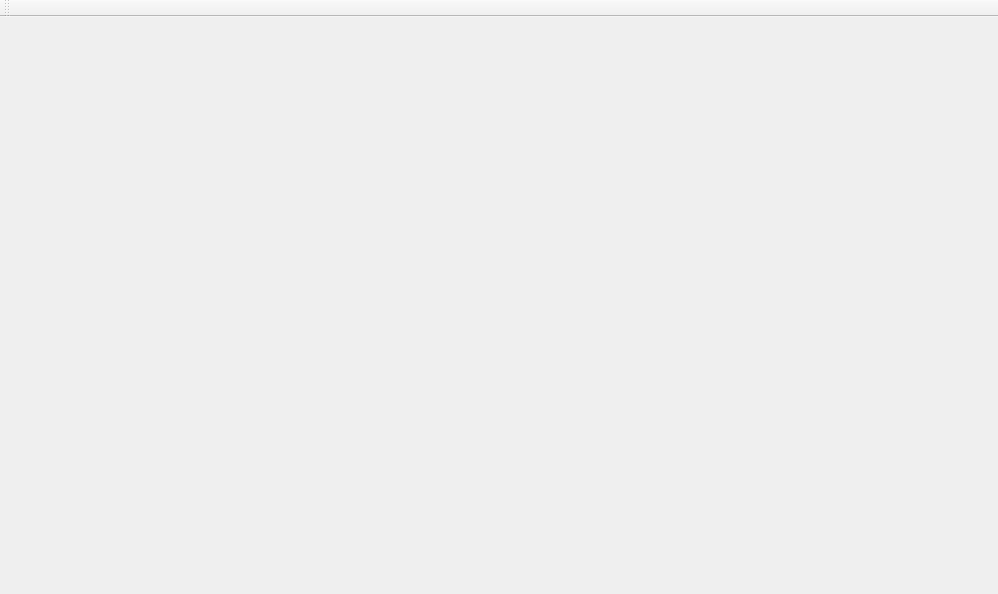
<?xml version="1.0" encoding="UTF-8"?>
<ui version="4.0">
 <class>MainWindow</class>
 <widget class="QMainWindow" name="MainWindow">
  <property name="geometry">
   <rect>
    <x>0</x>
    <y>0</y>
    <width>998</width>
    <height>594</height>
   </rect>
  </property>
  <property name="windowTitle">
   <string>MainWindow</string>
  </property>
  <widget class="QWidget" name="centralWidget">
   <widget class="QWidget" name="widget" native="true">
    <property name="geometry">
     <rect>
      <x>114</x>
      <y>0</y>
      <width>800</width>
      <height>480</height>
     </rect>
    </property>
   </widget>
  </widget>
  <widget class="QToolBar" name="toolBar">
   <property name="windowTitle">
    <string>toolBar</string>
   </property>
   <attribute name="toolBarArea">
    <enum>TopToolBarArea</enum>
   </attribute>
   <attribute name="toolBarBreak">
    <bool>false</bool>
   </attribute>
  </widget>
  <action name="drawBtn">
   <property name="text">
    <string>按键</string>
   </property>
  </action>
 </widget>
 <layoutdefault spacing="6" margin="11"/>
 <resources/>
 <connections/>
</ui>
